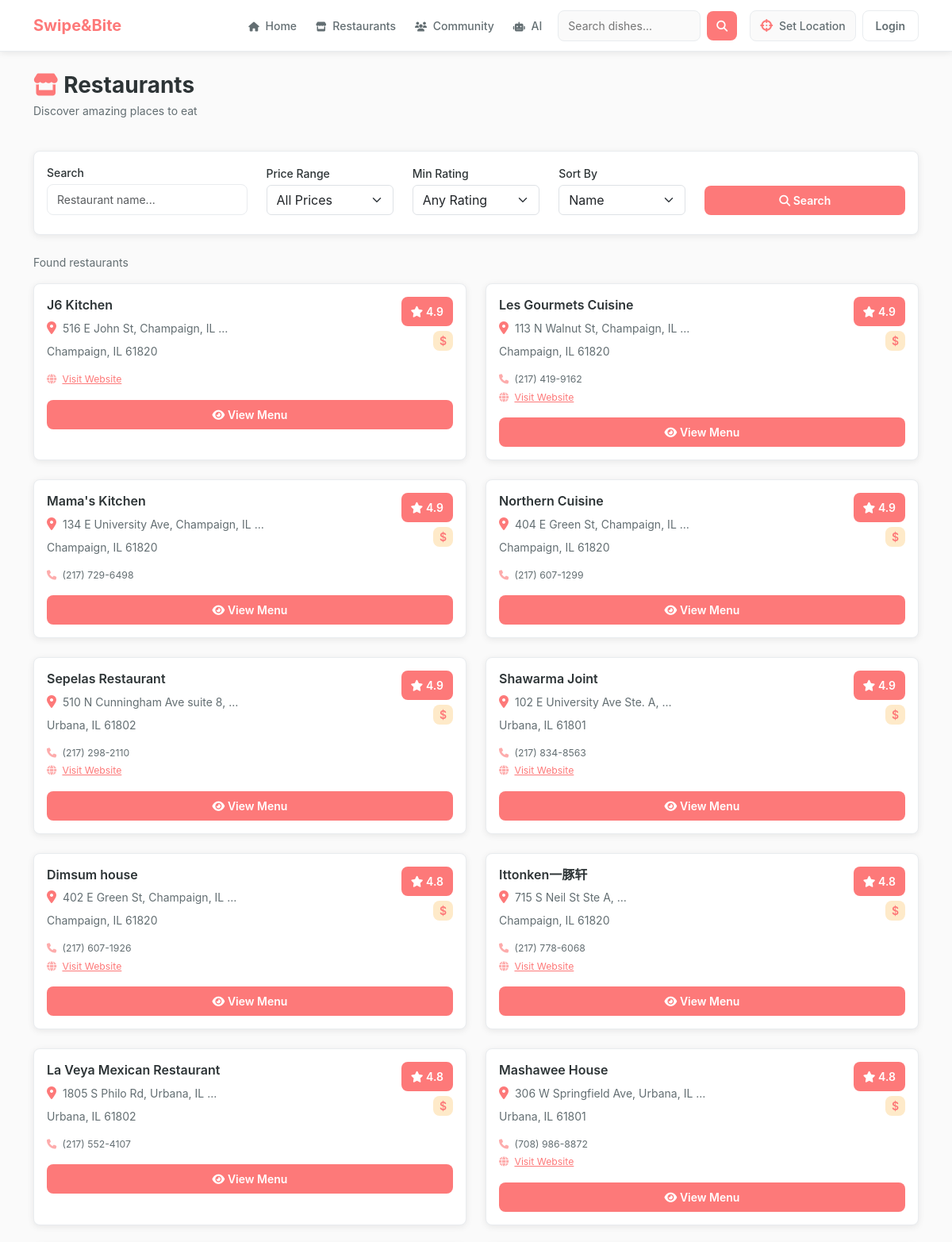
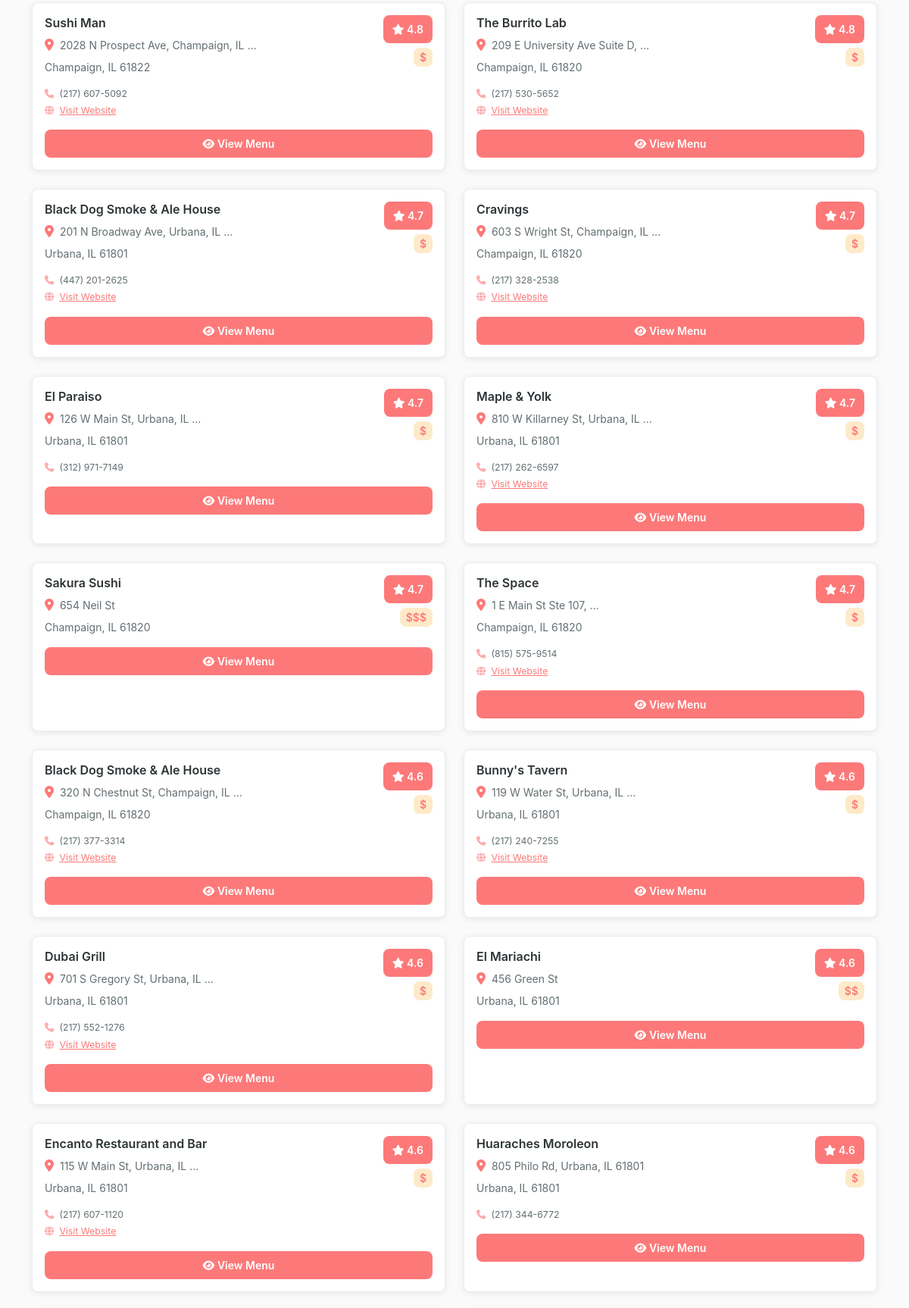
Screenshot of /dishes/ (upper part) with the database file from the repository (2 pictures, top to bottom).
### dishes/models.py (models this page shows, shortened)
class Restaurant(models.Model):
    PRICE_RANGE_CHOICES = [
        ('$', 'Budget ($)'),
        ('$$', 'Moderate ($$)'),
        ('$$$', 'Expensive ($$$)'),
        ('$$$$', 'Luxury ($$$$)'),
    ]
    name = models.CharField(max_length=200)
    description = models.TextField(blank=True)
    address = models.CharField(max_length=300)
    city = models.CharField(max_length=100)
    state = models.CharField(max_length=50)
    zip_code = models.CharField(max_length=10)
    latitude = models.FloatField(null=True, blank=True)
    longitude = models.FloatField(null=True, blank=True)
    phone = models.CharField(max_length=20, blank=True)
    website = models.URLField(blank=True)
    price_range = models.CharField(max_length=4, choices=PRICE_RANGE_CHOICES, default='$$')
    cuisine_type = models.ForeignKey(Cuisine, on_delete=models.SET_NULL, null=True, blank=True)
    rating = models.FloatField(
        default=0.0,
        validators=[MinValueValidator(0.0), MaxValueValidator(5.0)]
    )
    total_reviews = models.IntegerField(default=0)
    has_uber_eats = models.BooleanField(default=False)
    has_doordash = models.BooleanField(default=False)
    has_grubhub = models.BooleanField(default=False)
    uber_eats_url = models.URLField(blank=True)
    doordash_url = models.URLField(blank=True)
    grubhub_url = models.URLField(blank=True)
    google_place_id = models.CharField(max_length=200, blank=True, unique=True, null=True)
    data_id = models.CharField(max_length=255, blank=True, default="")
    thumbnail = models.URLField(max_length=500, blank=True, default="")
    yelp_id = models.CharField(max_length=200, blank=True)
    created_at = models.DateTimeField(auto_now_add=True)
    updated_at = models.DateTimeField(auto_now=True)
    is_active = models.BooleanField(default=True)
    class Meta:
        ordering = ['-rating', 'name']

### dishes/views.py (the view)
# urls.py: path('', views.dish_list_view, name='dish_list'),
def dish_list_view(request):
    user_location = get_user_location_from_request(request)
    has_location = user_location is not None
    restaurants = []
    cuisine_filter = request.GET.get('cuisine')
    price_filter = request.GET.get('price')
    if has_location:
        maps_service = GoogleMapsService()
        query = "restaurants"
        if cuisine_filter:
            try:
                cuisine = Cuisine.objects.get(id=cuisine_filter)
                query = f"{cuisine.name} restaurants"
            except Cuisine.DoesNotExist:
                pass
        api_restaurants = maps_service.search_restaurants(
            query=query,
            latitude=user_location['latitude'],
            longitude=user_location['longitude'],
            zoom=14,
            num_results=30
        )
        for restaurant_data in api_restaurants:
            db_restaurant = maps_service.save_restaurant_to_db(restaurant_data)
            if db_restaurant:
                if price_filter and db_restaurant.price_range != price_filter:
                    continue
                if db_restaurant.latitude and db_restaurant.longitude:
                    db_restaurant.distance = haversine_distance(
                        user_location['latitude'],
                        user_location['longitude'],
                        db_restaurant.latitude,
                        db_restaurant.longitude
                    )
                else:
                    db_restaurant.distance = None
                restaurants.append(db_restaurant)
        restaurants = sorted(
            [r for r in restaurants if r.distance is not None],
            key=lambda x: x.distance
        )
    else:
        db_restaurants = Restaurant.objects.filter(is_active=True)
        if cuisine_filter:
            db_restaurants = db_restaurants.filter(cuisine_type__id=cuisine_filter)
        if price_filter:
            db_restaurants = db_restaurants.filter(price_range=price_filter)
        restaurants = list(db_restaurants)
    cuisines = Cuisine.objects.all()
    context = {
        'restaurants': restaurants,
        'cuisines': cuisines,
        'has_location': has_location,
        'user_location': user_location,
    }
    return render(request, 'dishes/restaurant_list.html', context)

### dishes/context_processors.py (called while the page is built)
def user_location(request):
    location = request.session.get('user_location')
    return {
        'user_location': location
    }

### dishes/location_utils.py (called while the page is built)
def get_user_location_from_request(request):
    location = request.session.get('user_location')
    if location and location.get('latitude') and location.get('longitude'):
        return location
    return None

### templates/dishes/restaurant_list.html (shortened to what this page needs)
{% extends 'base.html' %}
{% load static %}
{% block content %}
<div class="container mt-4">
    <div class="row mb-4">
        <div class="col-md-12">
            <h1 style="color: #2D3436; font-weight: 700; margin-bottom: 0.25rem;">
                <i class="fas fa-store" style="color: #FD7979;"></i> Restaurants
            </h1>
            <p style="color: #636E72;">Discover amazing places to eat</p>
        </div>
    </div>
    <div class="card mb-4">
        <div class="card-body">
            <form method="GET">
                <div class="row align-items-end">
                    <div class="col-md-3 mb-2">
                        <label class="form-label" style="color: #2D3436; font-weight: 500;">Search</label>
                        <input type="text" name="q" class="form-control" placeholder="Restaurant name..." value="{{ query }}">
                    </div>
                    <div class="col-md-2 mb-2">
                        <label class="form-label" style="color: #2D3436; font-weight: 500;">Price Range</label>
                        <select name="price" class="form-select">
                            <option value="">All Prices</option>
                        </select>
                    </div>
                    <div class="col-md-2 mb-2">
                        <label class="form-label" style="color: #2D3436; font-weight: 500;">Min Rating</label>
                        <select name="rating" class="form-select">
                            <option value="">Any Rating</option>
                        </select>
                    </div>
                    <div class="col-md-2 mb-2">
                        <label class="form-label" style="color: #2D3436; font-weight: 500;">Sort By</label>
                        <select name="sort" class="form-select">
                            <option value="name" {% if sort == 'name' %}selected{% endif %}>Name</option>
                        </select>
                    </div>
                    <div class="col-md-3 mb-2">
                        <button type="submit" class="btn btn-primary w-100">
                            <i class="fas fa-search"></i> Search
                        </button>
                    </div>
                </div>
            </form>
        </div>
    </div>
    <div class="d-flex justify-content-between align-items-center mb-3">
        <p style="color: #636E72; margin: 0;">
            Found <strong style="color: #FD7979;">{{ restaurant_count }}</strong> restaurants
        </p>
    </div>
    <div class="row">
        {% if restaurants %}
            {% for restaurant in restaurants %}
                {% if restaurant.id %}
                <div class="col-md-6 mb-4">
                    <div class="card h-100" style="transition: all 0.2s ease-in-out;" onmouseover="this.style.transform='translateY(-4px)'; this.style.boxShadow='0 8px 25px rgba(253,121,121,0.15)';" onmouseout="this.style.transform='translateY(0)'; this.style.boxShadow='0 2px 8px rgba(0,0,0,0.08)';">
                        <div class="card-body">
                            <div class="d-flex justify-content-between align-items-start mb-3">
                                <div style="flex: 1;">
                                    <h5 style="color: #2D3436; font-weight: 600; margin-bottom: 0.5rem;">{{ restaurant.name }}</h5>
                                    <p style="color: #636E72; font-size: 0.875rem; margin-bottom: 0.5rem;">
                                        <i class="fas fa-map-marker-alt" style="color: #FD7979; font-size: 1rem; margin-right: 0.25rem;"></i>
                                        {{ restaurant.address|truncatewords:6 }}
                                    </p>
                                    <p style="color: #636E72; font-size: 0.875rem; margin: 0;">
                                        {{ restaurant.city }}, {{ restaurant.state }} {{ restaurant.zip_code }}
                                    </p>
                                </div>
                                <div style="text-align: right;">
                                    <div style="background: #FD7979; color: #FFFFFF; padding: 0.5rem 0.75rem; border-radius: 8px; font-weight: 600; margin-bottom: 0.5rem;">
                                        <i class="fas fa-star"></i> {{ restaurant.rating|floatformat:1 }}
                                    </div>
                                    {% if restaurant.price_range %}
                                        <span style="background: #FEEAC9; color: #FD7979; padding: 0.25rem 0.5rem; border-radius: 8px; font-size: 0.875rem; font-weight: 600;">
                                            {{ restaurant.price_range }}
                                        </span>
                                    {% endif %}
                                </div>
                            </div>
                            <div class="mb-3">
                                {% if restaurant.phone %}
                                    <small style="color: #636E72; display: block; margin-bottom: 0.25rem;">
                                        <i class="fas fa-phone" style="color: #FDACAC; width: 16px;"></i> {{ restaurant.phone }}
                                    </small>
                                {% endif %}
                                {% if restaurant.website %}
                                    <small style="color: #636E72; display: block;">
                                        <i class="fas fa-globe" style="color: #FDACAC; width: 16px;"></i>
                                        <a href="{{ restaurant.website }}" target="_blank" style="color: #FD7979;">Visit Website</a>
                                    </small>
                                {% endif %}
                            </div>
                            <div class="d-flex gap-2">
                                <a href="{% url 'dishes:restaurant_detail' restaurant.id %}" class="btn btn-primary flex-grow-1">
                                    <i class="fas fa-eye"></i> View Menu
                                </a>
                            </div>
                        </div>
                    </div>
                </div>
                {% endif %}
            {% endfor %}
        {% endif %}
    </div>
</div>
{% endblock %}

### templates/base.html (shortened to what this page needs)
<!DOCTYPE html>
<html lang="en">
<head>
    {% load static %}
    <link href="https://cdn.jsdelivr.net/npm/bootstrap@5.3.0/dist/css/bootstrap.min.css" rel="stylesheet">
    <link rel="stylesheet" href="https://cdnjs.cloudflare.com/ajax/libs/font-awesome/6.4.0/css/all.min.css">
    <link rel="stylesheet" href="{% static 'css/swipe&bite.css' %}">
</head>
<body>
    <nav class="navbar navbar-expand-lg navbar-light">
        <div class="container">
            <a class="navbar-brand" href="{% url 'home' %}">Swipe&Bite</a>
            <div class="collapse navbar-collapse" id="navbarNav">
                <ul class="navbar-nav ms-auto align-items-center">
                    <li class="nav-item"><a class="nav-link" href="{% url 'home' %}"><i class="fas fa-home"></i> Home</a></li>
                    <li class="nav-item"><a class="nav-link" href="{% url 'dishes:restaurant_list' %}"><i class="fas fa-store"></i> Restaurants</a></li>
                    <li class="nav-item"><a class="nav-link" href="{% url 'community:community_home' %}"><i class="fas fa-users"></i> Community</a></li>
                    <li class="nav-item"><a class="nav-link" href="{% url 'recommender:recommender_home' %}"><i class="fas fa-robot"></i> AI</a></li>
                    <li class="nav-item">
                        <form action="{% url 'dishes:search' %}" method="get" class="search-form">
                            <input type="text" name="q" placeholder="Search dishes..." value="{{ request.GET.q }}">
                            <button type="submit"><i class="fas fa-search"></i></button>
                        </form>
                    </li>
                    <li class="nav-item ms-2">
                        <button class="location-btn" data-bs-toggle="modal" data-bs-target="#locationModal">
                            <i class="fas fa-crosshairs"></i>
                            <span id="navLocationText">{% if user_location %}{{ user_location.city|truncatechars:12 }}{% else %}Set Location{% endif %}</span>
                        </button>
                    </li>
                    {% if user.is_authenticated %}
                    <li class="nav-item dropdown ms-2">
                        <a class="nav-link dropdown-toggle" href="#" role="button" data-bs-toggle="dropdown">
                            <i class="fas fa-user-circle"></i> {{ user.username }}
                        </a>
                        <ul class="dropdown-menu dropdown-menu-end">
                            <li><a class="dropdown-item" href="{% url 'accounts:profile' %}"><i class="fas fa-user"></i> Profile</a></li>
                            <li><a class="dropdown-item" href="{% url 'swipes:favorites' %}"><i class="fas fa-star"></i> Favorites</a></li>
                            <li><a class="dropdown-item" href="{% url 'swipes:matches' %}"><i class="fas fa-heart"></i> Matches</a></li>
                            <li><hr class="dropdown-divider"></li>
                            <li><a class="dropdown-item" href="{% url 'accounts:logout' %}"><i class="fas fa-sign-out-alt"></i> Logout</a></li>
                        </ul>
                    </li>
                    {% else %}
                    <li class="nav-item ms-2"><a class="btn btn-outline-light btn-sm" href="{% url 'accounts:login' %}">Login</a></li>
                    {% endif %}
                </ul>
            </div>
        </div>
    </nav>
    <div style="min-height: calc(100vh - 180px); padding-bottom: 2rem;">
        {% block content %}{% endblock %}
    </div>
</body>
</html>

### static/css/swipe&bite.css (style rules this page uses)
:root { --primary-coral: #FF6B6B; --primary-coral-dark: #EE5A52; --primary-coral-light: #FF8787; --secondary-teal: #20C997; --secondary-blue: #4ECDC4; --secondary-purple: #9C88FF; --accent-orange: #FFA94D; --accent-yellow: #FFD93D; --accent-green: #6BCF7F; --accent-pink: #FF6B9D; --success: #20C997; --success-light: #4ECDC4; --warning: #FFA94D; --warning-light: #FFB366; --danger: #FF6B6B; --info: #4FC3F7; --gray-50: #FAFAFA; --gray-100: #F5F5F5; --gray-200: #EEEEEE; --gray-300: #E0E0E0; --gray-400: #BDBDBD; --gray-500: #9E9E9E; --gray-600: #757575; --gray-700: #616161; --gray-800: #424242; --gray-900: #212121; --text-primary: #2D3436; --text-secondary: #636E72; --text-tertiary: #95A5A6; --text-white: #FFFFFF; --bg-primary: #FFFFFF; --bg-secondary: #FAFAFA; --bg-tertiary: #F5F5F5; --bg-coral-light: #FFF5F5; --bg-teal-light: #F0FFF9; --border-light: #E9ECEF; --border-medium: #CED4DA; --border-dark: #ADB5BD; --shadow-xs: 0 1px 2px rgba(0, 0, 0, 0.04); --shadow-sm: 0 2px 4px rgba(0, 0, 0, 0.06); --shadow-md: 0 4px 8px rgba(0, 0, 0, 0.08); --shadow-lg: 0 8px 16px rgba(0, 0, 0, 0.1); --shadow-xl: 0 16px 32px rgba(0, 0, 0, 0.12); --shadow-coral: 0 4px 12px rgba(255, 107, 107, 0.2); --shadow-teal: 0 4px 12px rgba(32, 201, 151, 0.2); --radius-sm: 6px; --radius-md: 10px; --radius-lg: 14px; --radius-xl: 18px; --radius-full: 9999px; --transition-fast: 150ms ease-in-out; --transition-base: 200ms ease-in-out; --transition-slow: 300ms ease-in-out; --space-xs: 0.25rem; --space-sm: 0.5rem; --space-md: 1rem; --space-lg: 1.5rem; --space-xl: 2rem; --space-2xl: 3rem; }
body { font-family: -apple-system, BlinkMacSystemFont, 'Segoe UI', 'Roboto', 'Helvetica Neue', Arial, sans-serif; font-size: 16px; line-height: 1.6; color: var(--text-primary); background-color: var(--bg-secondary); -webkit-font-smoothing: antialiased; -moz-osx-font-smoothing: grayscale; }
h1, h2, h3, h4, h5, h6 { font-weight: 700; line-height: 1.3; color: var(--text-primary); margin-bottom: var(--space-md); }
h1 { font-size: 2.5rem; }
h5 { font-size: 1.25rem; }

### rows the page displays
Restaurant: name "J6 Kitchen", address "516 E John St, Champaign, IL …", city "Champaign", state "IL", zip_code "61820", rating "4.9", price_range "$"
Restaurant: name "Les Gourmets Cuisine", address "113 N Walnut St, Champaign, IL …", city "Champaign", state "IL", zip_code "61820", rating "4.9", price_range "$", phone "(217) 419-9162"
Restaurant: name "Mama's Kitchen", address "134 E University Ave, Champaign, IL …", city "Champaign", state "IL", zip_code "61820", rating "4.9", price_range "$", phone "(217) 729-6498"
Restaurant: name "Northern Cuisine", address "404 E Green St, Champaign, IL …", city "Champaign", state "IL", zip_code "61820", rating "4.9", price_range "$", phone "(217) 607-1299"
Restaurant: name "Sepelas Restaurant", address "510 N Cunningham Ave suite 8, …", city "Urbana", state "IL", zip_code "61802", rating "4.9", price_range "$", phone "(217) 298-2110"
Restaurant: name "Shawarma Joint", address "102 E University Ave Ste. A, …", city "Urbana", state "IL", zip_code "61801", rating "4.9", price_range "$", phone "(217) 834-8563"
Restaurant: name "Dimsum house", address "402 E Green St, Champaign, IL …", city "Champaign", state "IL", zip_code "61820", rating "4.8", price_range "$", phone "(217) 607-1926"
Restaurant: name "Ittonken一豚轩", address "715 S Neil St Ste A, …", city "Champaign", state "IL", zip_code "61820", rating "4.8", price_range "$", phone "(217) 778-6068"
Restaurant: name "La Veya Mexican Restaurant", address "1805 S Philo Rd, Urbana, IL …", city "Urbana", state "IL", zip_code "61802", rating "4.8", price_range "$", phone "(217) 552-4107"
Restaurant: name "Mashawee House", address "306 W Springfield Ave, Urbana, IL …", city "Urbana", state "IL", zip_code "61801", rating "4.8", price_range "$", phone "(708) 986-8872"
Restaurant: name "Sushi Man", address "2028 N Prospect Ave, Champaign, IL …", city "Champaign", state "IL", zip_code "61822", rating "4.8", price_range "$", phone "(217) 607-5092"
Restaurant: name "The Burrito Lab", address "209 E University Ave Suite D, …", city "Champaign", state "IL", zip_code "61820", rating "4.8", price_range "$", phone "(217) 530-5652"
Restaurant: name "Black Dog Smoke & Ale House", address "201 N Broadway Ave, Urbana, IL …", city "Urbana", state "IL", zip_code "61801", rating "4.7", price_range "$", phone "(447) 201-2625"
Restaurant: name "Cravings", address "603 S Wright St, Champaign, IL …", city "Champaign", state "IL", zip_code "61820", rating "4.7", price_range "$", phone "(217) 328-2538"
Restaurant: name "El Paraiso", address "126 W Main St, Urbana, IL …", city "Urbana", state "IL", zip_code "61801", rating "4.7", price_range "$", phone "(312) 971-7149"
Restaurant: name "Maple & Yolk", address "810 W Killarney St, Urbana, IL …", city "Urbana", state "IL", zip_code "61801", rating "4.7", price_range "$", phone "(217) 262-6597"
Restaurant: name "Sakura Sushi", address "654 Neil St", city "Champaign", state "IL", zip_code "61820", rating "4.7", price_range "$$$"
Restaurant: name "The Space", address "1 E Main St Ste 107, …", city "Champaign", state "IL", zip_code "61820", rating "4.7", price_range "$", phone "(815) 575-9514"
Restaurant: name "Black Dog Smoke & Ale House", address "320 N Chestnut St, Champaign, IL …", city "Champaign", state "IL", zip_code "61820", rating "4.6", price_range "$", phone "(217) 377-3314"
Restaurant: name "Bunny's Tavern", address "119 W Water St, Urbana, IL …", city "Urbana", state "IL", zip_code "61801", rating "4.6", price_range "$", phone "(217) 240-7255"
Restaurant: name "Dubai Grill", address "701 S Gregory St, Urbana, IL …", city "Urbana", state "IL", zip_code "61801", rating "4.6", price_range "$", phone "(217) 552-1276"
Restaurant: name "El Mariachi", address "456 Green St", city "Urbana", state "IL", zip_code "61801", rating "4.6", price_range "$$"
Restaurant: name "Encanto Restaurant and Bar", address "115 W Main St, Urbana, IL …", city "Urbana", state "IL", zip_code "61801", rating "4.6", price_range "$", phone "(217) 607-1120"
Restaurant: name "Huaraches Moroleon", address "805 Philo Rd, Urbana, IL 61801", city "Urbana", state "IL", zip_code "61801", rating "4.6", price_range "$", phone "(217) 344-6772"
